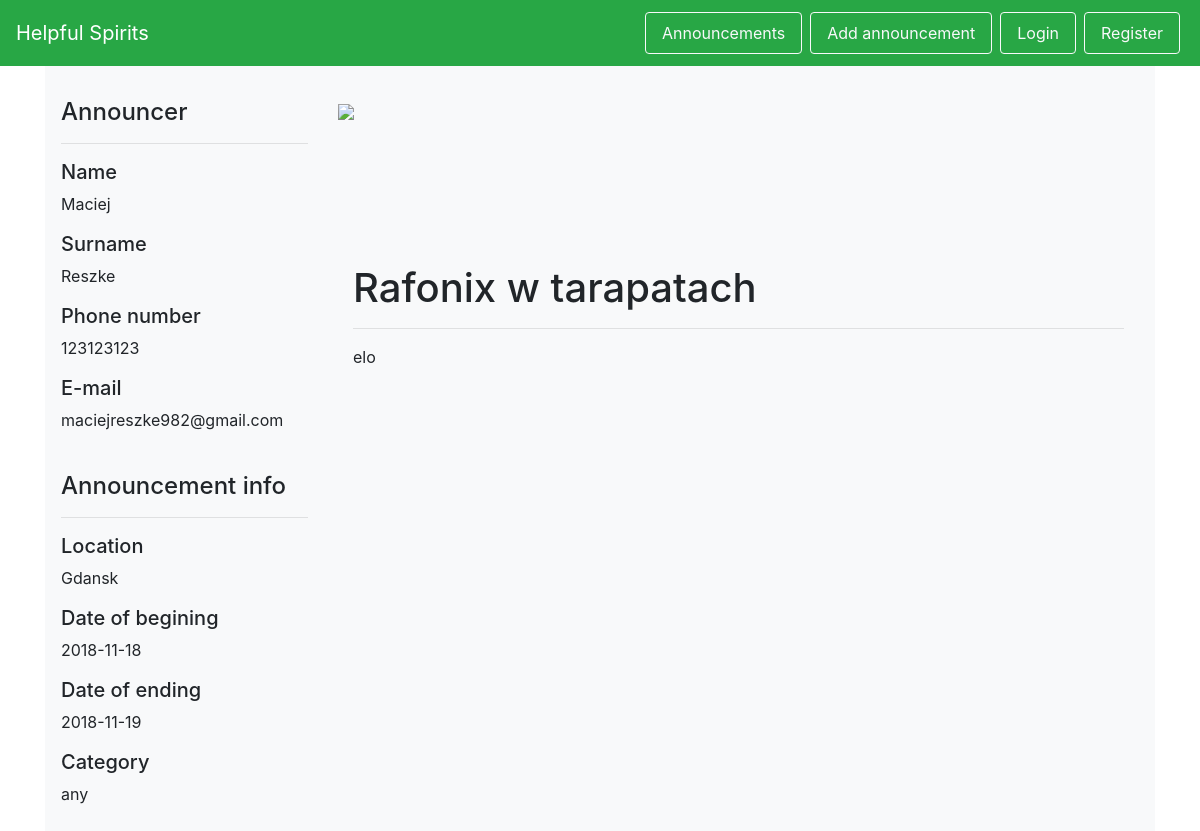
Screenshot of /posters/16 with the database file from the repository.
### helpful_spirits/models.py (models this page shows, shortened)
class User(db.Model, UserMixin):
    id = db.Column(db.Integer, primary_key=True)
    firstname = db.Column(db.String(50), nullable=False)
    surname = db.Column(db.String(50), nullable=False)
    birthday = db.Column(db.Date, nullable=False)
    phone = db.Column(db.String, nullable=False)
    password_hash = db.Column(db.String, nullable=False)
    email = db.Column(db.String)
    @staticmethod
    def get_by_id(id):
        return User.query.filter_by(id=id).first()

class City(db.Model):
    id = db.Column(db.Integer, primary_key=True)
    id = db.Column(db.Integer, primary_key=True)
    name = db.Column(db.String(50), nullable=False, unique=True)
    volunteers = db.relationship('Volunteer', backref='city')
    locations = db.relationship('Location', backref='city')

class Poster(db.Model):
    id = db.Column(db.Integer, primary_key=True)
    add_date = db.Column(db.Date, nullable=False)
    start_date = db.Column(db.Date, nullable=False)
    end_date = db.Column(db.Date)
    is_active = db.Column(db.Boolean, nullable=False)
    title = db.Column(db.String(100), nullable=False)
    description = db.Column(db.String(1000), nullable=False)
    location_id = db.Column(db.Integer, db.ForeignKey('location.id'), nullable=False)
    victim_id = db.Column(db.Integer, db.ForeignKey('victim.id'), nullable=False)
    category_id = db.Column(db.Integer, db.ForeignKey('category.id'), nullable=False)
    @staticmethod
    def get_by_id(id):
        return Poster.query.filter_by(id=id).first()

class Category(db.Model):
    id = db.Column(db.Integer, primary_key=True)
    name = db.Column(db.String(50), nullable=False)
    danger_level = db.Column(db.Integer, nullable=False)
    posters = db.relationship('Poster', backref='category')

### helpful_spirits/views.py (the view)
@app.route('/posters/<id>')
def poster(id):
    seksmisje = Seksmisja.query.filter_by(poster_id=id).all()
    form = AddPoster()
    poster = Poster.get_by_id(id)
    if poster is None:
        return redirect(url_for('posters'))
    victim = Victim.find_user_by_id(poster.victim_id)
    return render_template('poster.html', poster=poster, form=form, victim=victim, v_id=seksmisje)

### helpful_spirits/models.py (called while the page is built)
    @staticmethod
    def find_user_by_id(id):
        return User.get_by_id(id)

### helpful_spirits/templates/poster.html (shortened to what this page needs)
{% extends 'base.html' %}
{% from "includes/_forms.html" import render_field %}
{% block body %}
    <div id="wrapper-div" class="py-3" style="background-color: #f8f9fa;">
        <div class="row py-3 px-3">
            <div class="col-md-3 col-xs-12">
                <h4>Announcer</h4>
                <hr/>
                <h5>Name</h5>
                <p>{{ victim.firstname }}</p>
                <h5>Surname</h5>
                <p>{{ victim.surname }}</p>
                <h5>Phone number</h5>
                <p>{{ victim.phone }}</p>
                <h5>E-mail</h5>
                <p>{{ victim.email }}</p>
                <br/>
                <h4>Announcement info</h4>
                <hr/>
                <h5>Location</h5>
                <p>{{ poster.location.city.name }}</p>
                <h5>Date of begining</h5>
                <p>{{ poster.add_date }}</p>
                <h5>Date of ending</h5>
                <p>{{ poster.end_date }}</p>
                <h5>Category</h5>
                <p>{{ poster.category.name }}</p>
            </div>
            <div class="col-md-9 col-xs-12">
                <div class="img-wrapper" style="min-height:150px;"><img src="https://i.imgur.com/asZD3Y4.jpg"
                                                                        style="min-height:100%; width:100%;"></img>
                </div>
                <div class="container py-3">
                    <h1>{{ poster.title }}</h1>
                    <hr/>
                    <p>{{ poster.description }}</p>
                </div>
            </div>
        </div>
    </div>
{% endblock %}

### rows the page displays
User: firstname "Maciej", surname "Reszke", phone "123123123", email "maciejreszke982@gmail.com"
City: location.city.name "Gdansk"
Poster: add_date "2018-11-18", end_date "2018-11-19", title "Rafonix w tarapatach", description "elo"
Category: category.name "any"
